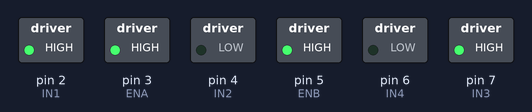
The sketch below on a simulated Arduino Uno, built with avr-gcc and run on an emulated ATmega328P. Parts: switched loads named in the sketch (green lamp = pin HIGH).

Above: at 0.1 s.
Timing chart, 0 to 1.6 s (numbered marks = the images above):
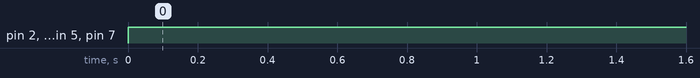

The sketch:

how_to_make_the_first_robot.ino
```cpp
int ENA=3;
int IN1=2;
int IN2=4;

int ENB=5;
int IN3=7;
int IN4=6;

void setup(){
  pinMode(ENA,OUTPUT);
  pinMode(IN1,OUTPUT);
  pinMode(IN2,OUTPUT);
  pinMode(IN3,OUTPUT);
  pinMode(IN4,OUTPUT);
  pinMode(ENB,OUTPUT);

}
void loop(){

 analogWrite(ENA,255);
 analogWrite(ENB,255);
 digitalWrite(IN1,1);
 digitalWrite(IN2,0);
 digitalWrite(IN3,1);
 digitalWrite(IN4,0);
}
```

Measured:
- by itself, pin 2 (IN1), pin 3 (ENA), pin 5 (ENB), pin 7 (IN3): LOW → HIGH at 0.00 s
